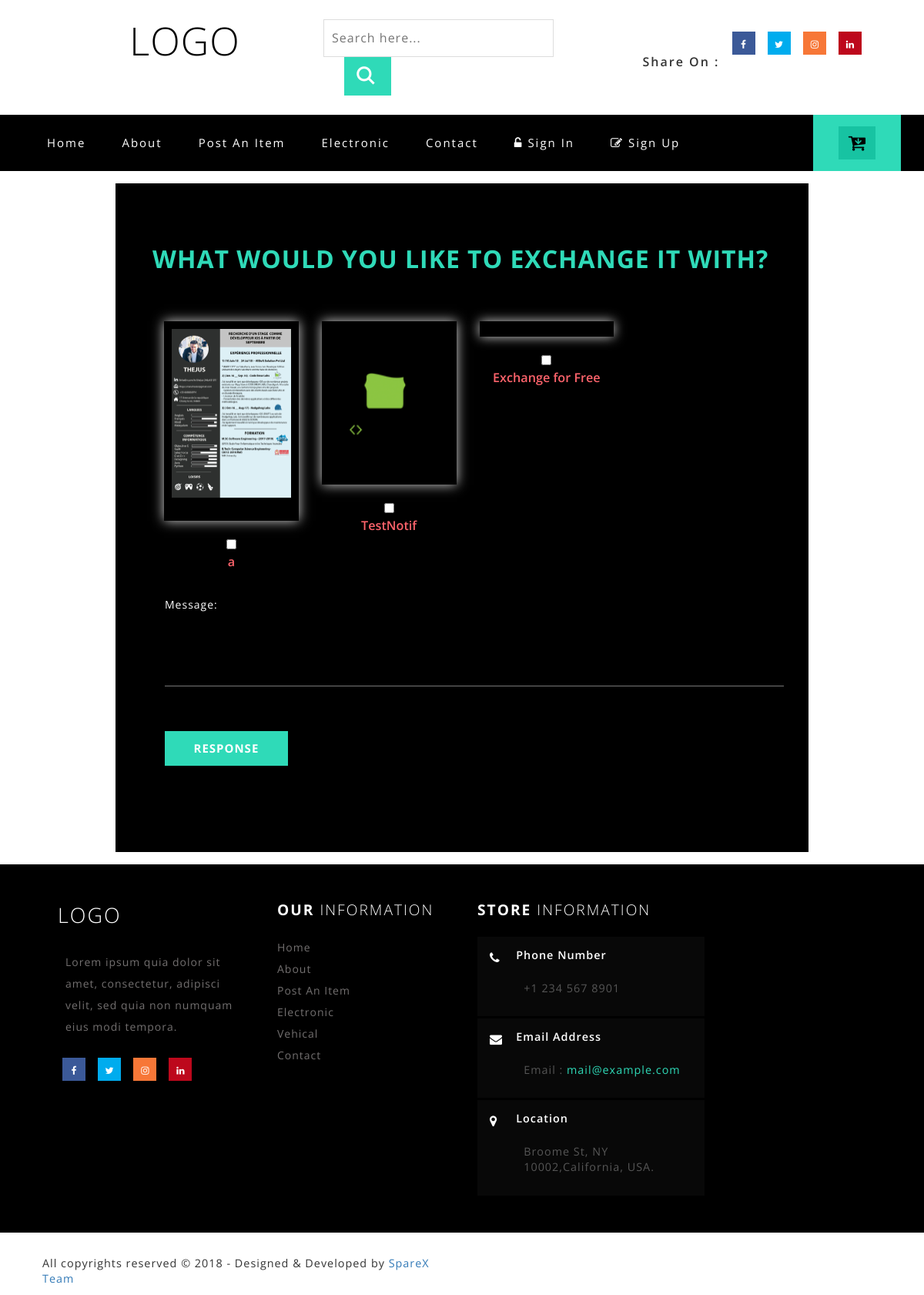
The app's page /reply/1 (signed in) with its own data.
### src/home/models.py (models this page shows, shortened)
class Parts(models.Model):
    name = models.CharField(max_length=30, blank=True, help_text='Name of your product')
    category = models.CharField(max_length=120, null=True, blank=True,validators=[validate_category])
    owner = models.ForeignKey(User)
    timestamp = models.DateTimeField(auto_now_add=True)
    updated = models.DateTimeField(auto_now=True)
    slug = models.SlugField(null=True, blank=True)
    manufacturer = models.CharField(max_length=30, blank=True, help_text='Manufacturer name')
    modelName = models.CharField(max_length=255, blank=True, help_text='Model name')
    manufacturingYear = models.CharField(max_length=30, blank=True, help_text='Manufacturing year')
    description = models.CharField(max_length=3000, blank=True, help_text='Description about the product')
    usedDuration = models.CharField(max_length=30, blank=True, help_text='Number of years the product is used')
    images = models.FileField(upload_to='images/%Y/%m/%D/', null=True, verbose_name="",blank=True)
    is_available = models.BooleanField(default=False)
    class Meta:
        verbose_name = 'Parts'
        verbose_name_plural = 'Parts'

### src/notif/views.py (the view)
# urls.py: url(r'^reply/(?P<id>[\d]+)$', reply_select),
@login_required(login_url='/login/')
def reply_select(request, id):
    print(id)
    template_name = 'reply.html'
    parts = Parts.objects.filter(owner=User.objects.get(id=id))
    context = {'parts': parts}
    return render(request, template_name, context)

### src/notif/templates/reply.html (shortened to what this page needs)
<!DOCTYPE html>
<html>
<head>
    {% include 'snippets/css.html' %}
</head>
<body>
    {% include 'snippets/header-bot.html' %}
    <div class="ban-top">
        <div class="container">
            <div class="top_nav_left">
                <nav class="navbar navbar-default">
                    <div class="container-fluid">
                        <div class="collapse navbar-collapse menu--shylock" id="bs-example-navbar-collapse-1">
                            <ul class="nav navbar-nav menu__list">
                                <li class=" menu__item"><a class="menu__link" href="index.html">Home <span class="sr-only">(current)</span></a></li>
                                <li class=" menu__item"><a class="menu__link" href="about.html">About</a></li>
                                <li class=" menu__item"><a class="menu__link" href="post.html">Post An Item</a></li>
                                <li class=" menu__item"><a class="menu__link" href="Electronic.html">Electronic</a></li>
                                <li class=" menu__item"><a class="menu__link" href="contact.html">Contact</a></li>
                                <li class=" menu__item"><a class="menu__link" href="Login.html"><i class="fa fa-unlock-alt" aria-hidden="true"></i> Sign In </a></li>
                                <li class=" manu__item"><a class="menu__link" href="Sign-up.html"><i class="fa fa-pencil-square-o" aria-hidden="true"></i> Sign Up </a></li>
                            </ul>
                        </div>
                    </div>
                </nav>
            </div>
        {% include 'snippets/shopping-cart.html' %}
        <div class="clearfix"></div>
        </div>
    </div>
    <div class="container">
        <div class="form-Post">
            <h4 class="white-w3ls">What would you like to exchange it with?</h4>
            <form action="#" method="post">
                <div class="row">
                     {% for n in parts %}
                    <div class="col-md-3 product-men">
                        <div class="men-pro-item simpleCart_shelfItem">
                            <div class="men-thumb-item1">
                                <img src="{{ n.images.url }}" alt="" class="pro-image-front">
                            </div>
                        </div>
                        <div class="item-info-product ">
                            <input type="checkbox" name="image" value="" required>
                            <h4><a href="single.html">{{ n.name }}</a></h4>
                        </div>
                    </div>
                    {% endfor %}
                    <div class="col-md-3 product-men">
                        <div class="men-pro-item simpleCart_shelfItem">
                        </div>
                        <div class="item-info-product ">
                            <input type="checkbox" name="image" value="" required>
                            <h4><a>Exchange for Free</a></h4>
                        </div>
                    </div>
                </div>
                <div class="styled-input">
                    <textarea name="Details" required=""></textarea>
                    <label>Message: </label>
                </div>
                <div class="styled-input">
                    <input type="submit" value="Response">
                </div>
            </form>
        </div>
    </div>
    {% include 'snippets/footer.html' %}
</body>
</html>

### src/static/css/easy-responsive-tabs.css (style rules this page uses)
body { margin: 0px; padding: 0px; }

### records on screen
Parts: images (picture), name "a"
Parts: images (picture), name "TestNotif"
